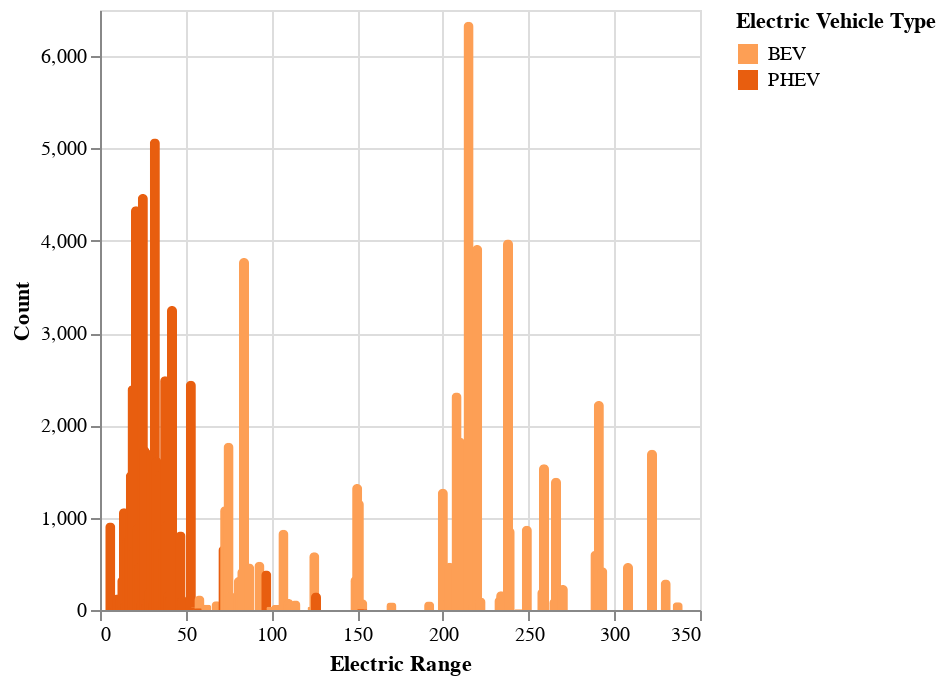

The cell this chart's notebook holds for it:
### Code cell
base = (
    alt.Chart(data_ER_EN)
    .encode(
        x = ('Electric Range:Q'),
        y = alt.Y('Count:Q'),
        color= alt.Color('Electric Vehicle Type:N', scale=alt.Scale(scheme='oranges'))
    )
)

base.mark_bar(cornerRadiusTopLeft=3, cornerRadiusTopRight=3)

### Figure 1 — Vega-Lite specification as saved in the notebook (floating-point values rounded to 4 significant figures)
{"config": {"view": {"continuousWidth": 300, "continuousHeight": 300}}, "data": {"name": "data-fd8d8ad707f72f11de1ac3e59ef9aab5"}, "mark": {"type": "bar", "cornerRadiusTopLeft": 3, "cornerRadiusTopRight": 3}, "encoding": {"color": {"field": "Electric Vehicle Type", "scale": {"scheme": "oranges"}, "type": "nominal"}, "x": {"field": "Electric Range", "type": "quantitative"}, "y": {"field": "Count", "type": "quantitative"}}, "$schema": "https://vega.github.io/schema/vega-lite/v5.20.1.json", "datasets": {"data-fd8d8ad707f72f11de1ac3e59ef9aab5": [{"Electric Vehicle Type": "PHEV", "Electric Range": 6, "Count": 948}, {"Electric Vehicle Type": "PHEV", "Electric Range": 8, "Count": 38}, {"Electric Vehicle Type": "PHEV", "Electric Range": 9, "Count": 22}, {"Electric Vehicle Type": "PHEV", "Electric Range": 10, "Count": 167}, {"Electric Vehicle Type": "PHEV", "Electric Range": 11, "Count": 4}, {"Electric Vehicle Type": "PHEV", "Electric Range": 12, "Count": 169}, {"Electric Vehicle Type": "PHEV", "Electric Range": 13, "Count": 364}, {"Electric Vehicle Type": "PHEV", "Electric Range": 14, "Count": 1101}, {"Electric Vehicle Type": "PHEV", "Electric Range": 15, "Count": 94}, {"Electric Vehicle Type": "PHEV", "Electric Range": 16, "Count": 782}, {"Electric Vehicle Type": "PHEV", "Electric Range": 17, "Count": 816}, {"Electric Vehicle Type": "PHEV", "Electric Range": 18, "Count": 1501}, {"Electric Vehicle Type": "PHEV", "Electric Range": 19, "Count": 2435}, {"Electric Vehicle Type": "PHEV", "Electric Range": 20, "Count": 698}, {"Electric Vehicle Type": "PHEV", "Electric Range": 21, "Count": 4373}, {"Electric Vehicle Type": "PHEV", "Electric Range": 22, "Count": 934}, {"Electric Vehicle Type": "PHEV", "Electric Range": 23, "Count": 511}, {"Electric Vehicle Type": "PHEV", "Electric Range": 24, "Count": 112}, {"Electric Vehicle Type": "PHEV", "Electric Range": 25, "Count": 4508}, {"Electric Vehicle Type": "PHEV", "Electric Range": 26, "Count": 1772}, {"Electric Vehicle Type": "PHEV", "Electric Range": 27, "Count": 74}, {"Electric Vehicle Type": "PHEV", "Electric Range": 28, "Count": 152}, {"Electric Vehicle Type": "PHEV", "Electric Range": 29, "Count": 238}, {"Electric Vehicle Type": "BEV", "Electric Range": 29, "Count": 9}, {"Electric Vehicle Type": "PHEV", "Electric Range": 30, "Count": 1736}, {"Electric Vehicle Type": "PHEV", "Electric Range": 31, "Count": 110}, {"Electric Vehicle Type": "PHEV", "Electric Range": 32, "Count": 5109}, {"Electric Vehicle Type": "PHEV", "Electric Range": 33, "Count": 1655}, {"Electric Vehicle Type": "PHEV", "Electric Range": 34, "Count": 889}, {"Electric Vehicle Type": "PHEV", "Electric Range": 35, "Count": 1509}, {"Electric Vehicle Type": "PHEV", "Electric Range": 36, "Count": 8}, {"Electric Vehicle Type": "PHEV", "Electric Range": 37, "Count": 685}, {"Electric Vehicle Type": "PHEV", "Electric Range": 38, "Count": 2533}, {"Electric Vehicle Type": "PHEV", "Electric Range": 39, "Count": 963}, {"Electric Vehicle Type": "PHEV", "Electric Range": 40, "Count": 204}, {"Electric Vehicle Type": "PHEV", "Electric Range": 41, "Count": 162}, {"Electric Vehicle Type": "PHEV", "Electric Range": 42, "Count": 3292}, {"Electric Vehicle Type": "PHEV", "Electric Range": 43, "Count": 5}, {"Electric Vehicle Type": "PHEV", "Electric Range": 46, "Count": 6}, {"Electric Vehicle Type": "PHEV", "Electric Range": 47, "Count": 850}, {"Electric Vehicle Type": "PHEV", "Electric Range": 48, "Count": 151}, {"Electric Vehicle Type": "PHEV", "Electric Range": 51, "Count": 4}, {"Electric Vehicle Type": "PHEV", "Electric Range": 53, "Count": 2484}, {"Electric Vehicle Type": "PHEV", "Electric Range": 55, "Count": 5}, {"Electric Vehicle Type": "BEV", "Electric Range": 56, "Count": 4}, {"Electric Vehicle Type": "PHEV", "Electric Range": 56, "Count": 25}, {"Electric Vehicle Type": "BEV", "Electric Range": 57, "Count": 2}, {"Electric Vehicle Type": "BEV", "Electric Range": 58, "Count": 145}, {"Electric Vehicle Type": "PHEV", "Electric Range": 58, "Count": 13}, {"Electric Vehicle Type": "PHEV", "Electric Range": 59, "Count": 17}, {"Electric Vehicle Type": "BEV", "Electric Range": 59, "Count": 1}, {"Electric Vehicle Type": "PHEV", "Electric Range": 60, "Count": 8}, {"Electric Vehicle Type": "BEV", "Electric Range": 62, "Count": 57}, {"Electric Vehicle Type": "BEV", "Electric Range": 68, "Count": 96}, {"Electric Vehicle Type": "PHEV", "Electric Range": 72, "Count": 697}, {"Electric Vehicle Type": "BEV", "Electric Range": 73, "Count": 1123}, {"Electric Vehicle Type": "BEV", "Electric Range": 75, "Count": 1811}, {"Electric Vehicle Type": "BEV", "Electric Range": 76, "Count": 196}, {"Electric Vehicle Type": "BEV", "Electric Range": 81, "Count": 358}, {"Electric Vehicle Type": "BEV", "Electric Range": 82, "Count": 243}, {"Electric Vehicle Type": "BEV", "Electric Range": 83, "Count": 455}, {"Electric Vehicle Type": "BEV", "Electric Range": 84, "Count": 3813}, {"Electric Vehicle Type": "BEV", "Electric Range": 87, "Count": 505}, {"Electric Vehicle Type": "BEV", "Electric Range": 93, "Count": 523}, {"Electric Vehicle Type": "PHEV", "Electric Range": 97, "Count": 429}, {"Electric Vehicle Type": "BEV", "Electric Range": 100, "Count": 36}, {"Electric Vehicle Type": "BEV", "Electric Range": 103, "Count": 53}, {"Electric Vehicle Type": "BEV", "Electric Range": 107, "Count": 869}, {"Electric Vehicle Type": "BEV", "Electric Range": 110, "Count": 118}, {"Electric Vehicle Type": "BEV", "Electric Range": 111, "Count": 71}, {"Electric Vehicle Type": "BEV", "Electric Range": 114, "Count": 102}, {"Electric Vehicle Type": "BEV", "Electric Range": 124, "Count": 36}, {"Electric Vehicle Type": "BEV", "Electric Range": 125, "Count": 626}, {"Electric Vehicle Type": "PHEV", "Electric Range": 126, "Count": 190}, {"Electric Vehicle Type": "BEV", "Electric Range": 149, "Count": 365}, {"Electric Vehicle Type": "BEV", "Electric Range": 150, "Count": 1366}, {"Electric Vehicle Type": "BEV", "Electric Range": 151, "Count": 1195}, {"Electric Vehicle Type": "BEV", "Electric Range": 153, "Count": 107}, {"Electric Vehicle Type": "PHEV", "Electric Range": 153, "Count": 9}, {"Electric Vehicle Type": "BEV", "Electric Range": 170, "Count": 81}, {"Electric Vehicle Type": "BEV", "Electric Range": 192, "Count": 93}, {"Electric Vehicle Type": "BEV", "Electric Range": 200, "Count": 1314}, {"Electric Vehicle Type": "BEV", "Electric Range": 203, "Count": 139}, {"Electric Vehicle Type": "BEV", "Electric Range": 204, "Count": 512}, {"Electric Vehicle Type": "BEV", "Electric Range": 208, "Count": 2356}, {"Electric Vehicle Type": "BEV", "Electric Range": 210, "Count": 1865}, {"Electric Vehicle Type": "BEV", "Electric Range": 215, "Count": 6372}, {"Electric Vehicle Type": "BEV", "Electric Range": 218, "Count": 73}, {"Electric Vehicle Type": "BEV", "Electric Range": 220, "Count": 3953}, {"Electric Vehicle Type": "BEV", "Electric Range": 222, "Count": 136}, {"Electric Vehicle Type": "BEV", "Electric Range": 233, "Count": 143}, {"Electric Vehicle Type": "BEV", "Electric Range": 234, "Count": 204}, {"Electric Vehicle Type": "BEV", "Electric Range": 238, "Count": 4014}, {"Electric Vehicle Type": "BEV", "Electric Range": 239, "Count": 894}, {"Electric Vehicle Type": "BEV", "Electric Range": 245, "Count": 7}, {"Electric Vehicle Type": "BEV", "Electric Range": 249, "Count": 914}, {"Electric Vehicle Type": "BEV", "Electric Range": 258, "Count": 234}, {"Electric Vehicle Type": "BEV", "Electric Range": 259, "Count": 1580}, {"Electric Vehicle Type": "BEV", "Electric Range": 265, "Count": 128}, {"Electric Vehicle Type": "BEV", "Electric Range": 266, "Count": 1432}, {"Electric Vehicle Type": "BEV", "Electric Range": 270, "Count": 271}, {"Electric Vehicle Type": "BEV", "Electric Range": 289, "Count": 641}, {"Electric Vehicle Type": "BEV", "Electric Range": 291, "Count": 2263}, {"Electric Vehicle Type": "BEV", "Electric Range": 293, "Count": 464}, {"Electric Vehicle Type": "BEV", "Electric Range": 308, "Count": 508}, {"Electric Vehicle Type": "BEV", "Electric Range": 322, "Count": 1736}, {"Electric Vehicle Type": "BEV", "Electric Range": 330, "Count": 330}, {"Electric Vehicle Type": "BEV", "Electric Range": 337, "Count": 84}]}}
